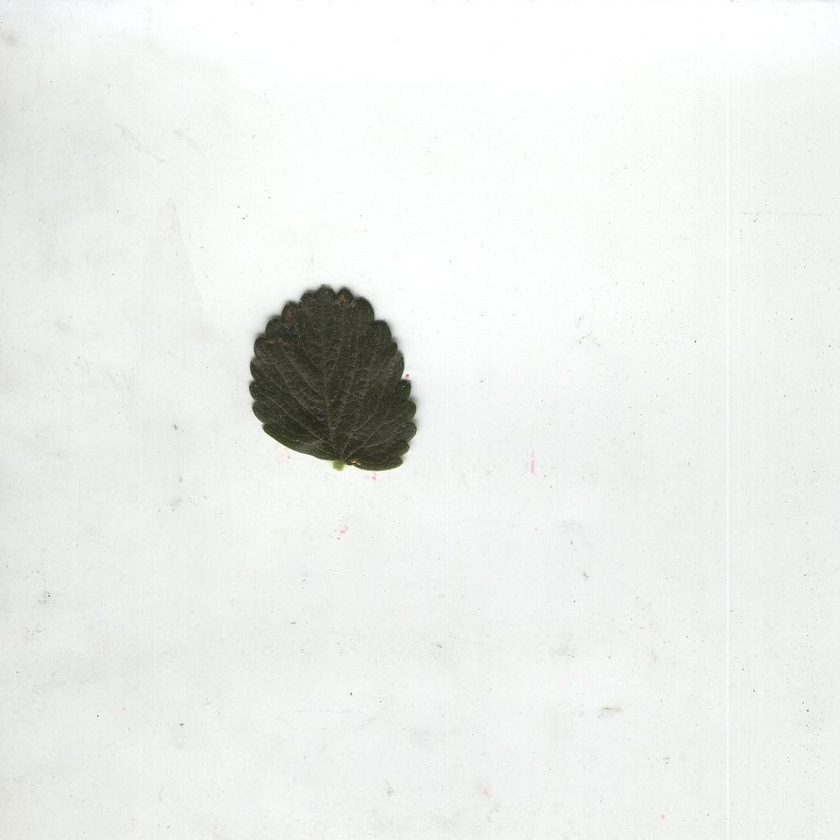
#> input picture database/fresa_1.jpg, 840 x 840 px, shrunk from 1062 x 1062 before the run
$ python calc_hist.py database/fresa_1.jpg   (Python 2 division)
#> lines starting #> are read from the running program, lines starting #| are printed output that depends on the picture
# Recives one argument which is the route to an image then
# calculates its histogram and plots it

import cv2
import sys
import matplotlib.pyplot as plt

# Verify correct number of command line arguments
if len(sys.argv) != 2:
    print 'Error: This program should receive the path to the image!'
    print 'Example: python2 calc_hist.py database/fresa_1.jpg\n'
    sys.exit()

# Loads image to img
img = cv2.imread(sys.argv[1])
#> img is the input picture: shape (840, 840, 3); mean B, G, R 235.6, 238.5, 236.6

# Calculates histogram of img channel 2 "blue", 256 bins
hist = cv2.calcHist([img], [2], None, [256], [0,256])
#> hist = 256 values, max 53367 at index 241, min 0 at index 0, mean 2756.2

plt.plot(hist)

plt.show()
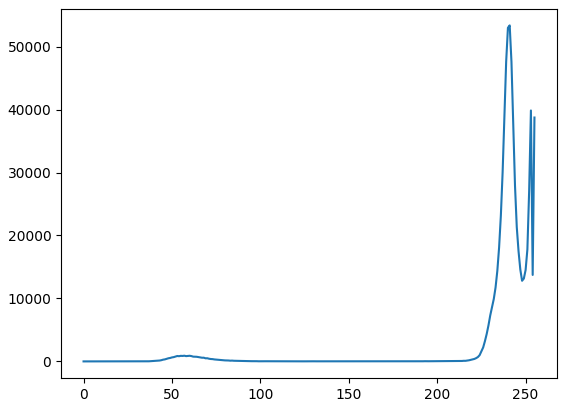
#> figure drawn by matplotlib, 1 panel; curve peaks at x = 241, y = 53367

$ run again, with database/fresa_10.jpg copied over database/fresa_1.jpg
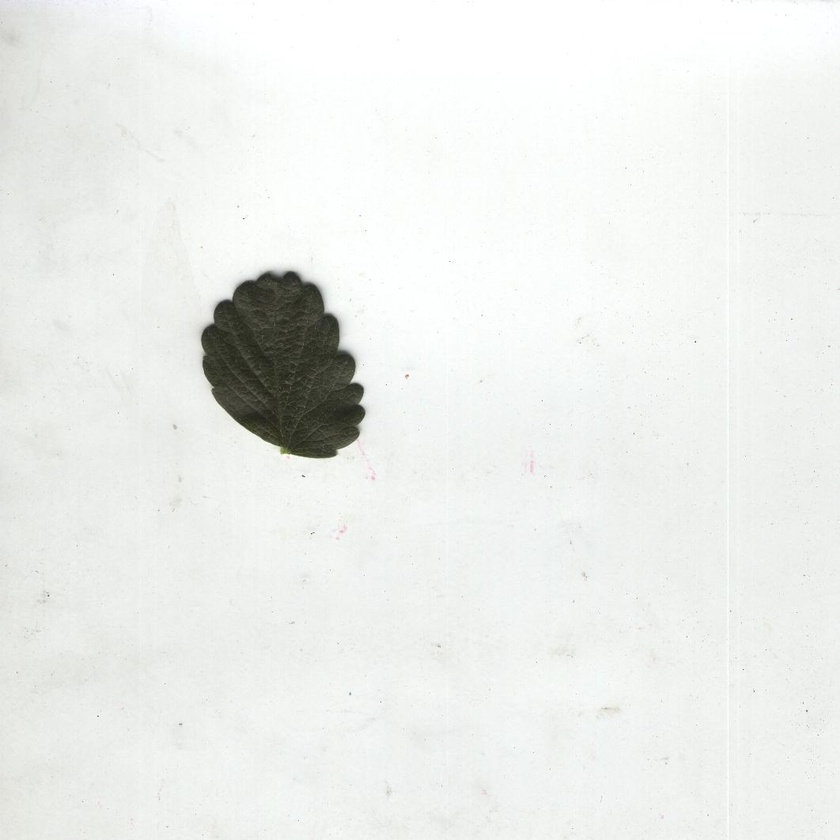
#> input picture database/fresa_10.jpg, 840 x 840 px, shrunk from 1062 x 1062 before the run
#> img is the input picture: shape (840, 840, 3); mean B, G, R 235, 237.7, 235.8
#> hist = 256 values, max 55707 at index 240, min 0 at index 0, mean 2756.2
#> `plt.show()`:
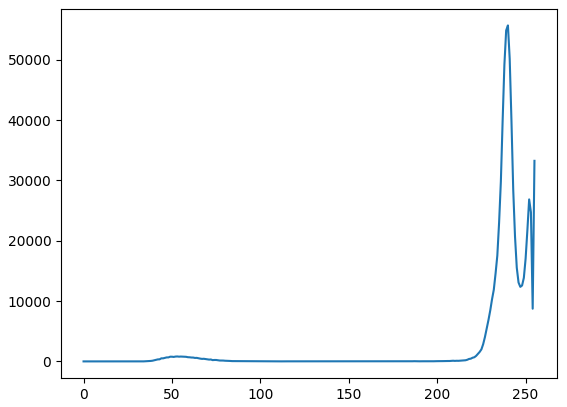
#> figure drawn by matplotlib, 1 panel; curve peaks at x = 240, y = 55707
